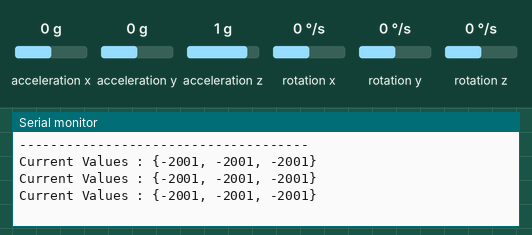
Recording of a sketch running on a simulated Arduino Uno, built with avr-gcc and run on an emulated ATmega328P. Shown: the last lines printed to the serial monitor. Inputs (shaded band) come from the test bench; at power-on: acceleration x 0 g, acceleration y 0 g, acceleration z 1 g, rotation x 0 °/s, rotation y 0 °/s, rotation z 0 °/s.

Above: at 12.2 s.
12.3 s: acceleration x set to -1.4 g
At 13.0 s:
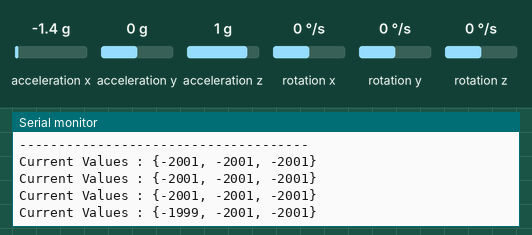
13.8 s: acceleration y set to -1.4 g
At 14.5 s:
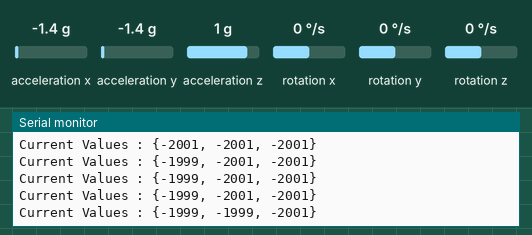
15.3 s: acceleration z set to -1.4 g
At 16.0 s:
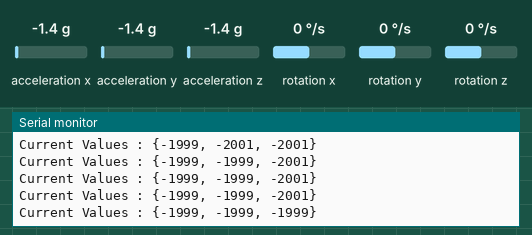

The sketch:

AccTest.ino
```cpp
#include <Wire.h>
#include <LSM303.h>

LSM303 compass;
LSM303::vector<int16_t> running_min = {32767, 32767, 32767}, running_max = {-32768, -32768, -32768};

//Initial variables
char report[80];
char mp[80];
int acl_X = 0;
int acl_Y = 0;
int acl_Z = 0;

void setup() {
  Serial.begin(9600);
  Wire.begin();
  compass.init();
  compass.enableDefault();
//Getting the max and min values in calibration
  while (millis() < 10000) {
    compass.read();

    running_min.x = min(running_min.x, compass.a.x);
    running_min.y = min(running_min.y, compass.a.y);
    running_min.z = min(running_min.z, compass.a.z);

    running_max.x = max(running_max.x, compass.a.x);
    running_max.y = max(running_max.y, compass.a.y);
    running_max.z = max(running_max.z, compass.a.z);

    snprintf(report, sizeof(report), "min: {%+6d, %+6d, %+6d}    max: {%+6d, %+6d, %+6d}",
    running_min.x, running_min.y, running_min.z,
    running_max.x, running_max.y, running_max.z);
    Serial.println(report);


    delay(500);

  }
  delay(1000);
  Serial.println("-------------------------------------");
}

void loop() {
  compass.read();

//  snprintf(report, sizeof(report), "A: %6d %6d %6d",
//    compass.a.x, compass.a.y, compass.a.z);
//    //compass.m.x, compass.m.y, compass.m.z);
//  Serial.println(report);

//---------------Map Testing---------------//

   acl_X = (map(compass.a.x, running_min.x, running_max.x, -2000, 2000));
   acl_Y = (map(compass.a.y, running_min.y, running_max.y, -2000, 2000));
   acl_Z = (map(compass.a.z, running_min.z, running_max.z, -2000, 2000));
   snprintf(mp, sizeof(mp), "Current Values : {%d, %d, %d}" ,acl_X,acl_Y,acl_Z );
   Serial.println(mp);


//-----------------------------------------------------------------//
// unsigned long XSum = 0;
// unsigned long YSum = 0;
// unsigned long ZSum = 0;
//
// for (int i=0; i<100; i++)
// {
//   compass.read();
//   XSum += ((int)compass.a.x);
//   YSum += analogRead(compass.a.y);
//   ZSum += analogRead(compass.a.z);
// }
//
// //Serial.print("Accel X: ");
//
// Serial.print((int)lsm.accelData.x);
// Serial.print("\n");
// Serial.print("Accel X: ");
// Serial.print(map(XSum/100, XMin, XMax, -2000, 2000));
// Serial.print("\n");
//
// //Serial.print("Y: "); Serial.print((int)lsm.accelData.y);       Serial.print(" "); //Accel Y
// //Serial.print("Z: "); Serial.println((int)lsm.accelData.z);     Serial.print(" "); //Accel Z
// //Serial.print("Mag X: "); Serial.print((int)lsm.magData.x);     Serial.print(" ");
// //Serial.print("Y: "); Serial.print((int)lsm.magData.y);         Serial.print(" ");
// //Serial.print("Z: "); Serial.println((int)lsm.magData.z);       Serial.print(" ");
// delay(500);

  delay(500);
}
```

Measured:
- after the input at 12.3 s, the serial monitor: prints a new line after 0.27 s (image 1)
- after the input at 13.8 s, the serial monitor: prints a new line after 0.28 s (image 2)
- after the input at 15.3 s, the serial monitor: prints a new line after 0.28 s (image 3)
